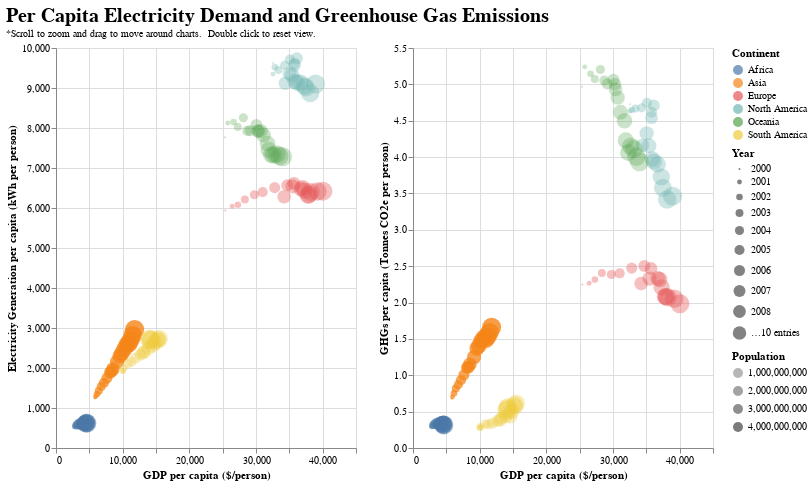

The cell this chart's notebook holds for it:
### Code cell
# Create GDP vs Generation chart
gdp_gen = alt.Chart(gdp).mark_circle().encode(
    x='GDP per capita ($/person):Q',
    y='Electricity Generation per capita (kWh per person):Q',
    color='Continent:N',
    opacity='Population:Q',
    size=alt.Size('Year:O', legend=alt.Legend(symbolLimit=10)),
).properties(height=400, width=300
).interactive()

# Create GDP vs GHGs chart
gdp_ghg = gdp_gen.encode(y='GHGs per capita (Tonnes CO2e per person):Q')

# Create Per Capatia Demand / GHGs visualization 
alt.hconcat(gdp_gen, gdp_ghg).properties(
    title=alt.TitleParams(
        text='Per Capita Electricity Demand and Greenhouse Gas Emissions',
        fontSize=20,
        subtitle='*Scroll to zoom and drag to move around charts.  Double click to reset view.',
        subtitleFontSize=10))
